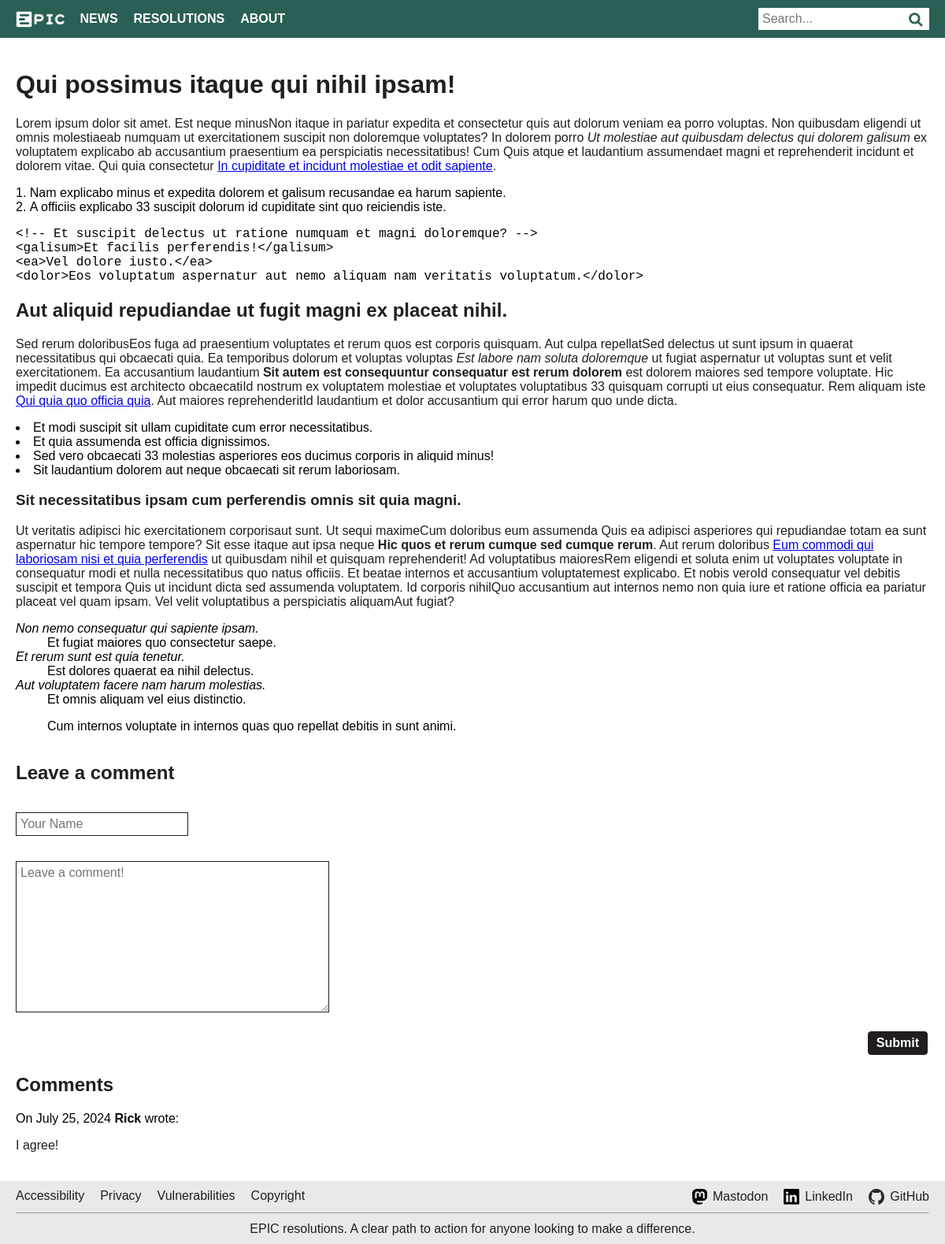
Screenshot of /posts/post-detail/qui-possimus-itaque-qui-nihil-ipsam/ with the database file from the repository.
### posts/models.py (models this page shows, shortened)
class Post(models.Model):
    title = models.CharField(max_length=100)
    content = models.TextField()
    created_on = models.DateTimeField(auto_now_add=True)
    last_modified = models.DateTimeField(auto_now=True)
    categories = models.ManyToManyField("Category", related_name="posts")
    slug = models.SlugField(null=True)
    class Meta:
        ordering = ['-created_on']

class Comment(models.Model):
    post = models.ForeignKey(Post, on_delete=models.CASCADE, related_name='comments')
    name = models.CharField(max_length=100)
    text = models.TextField()
    created_date = models.DateTimeField(auto_now_add=True)
    class Meta:
        ordering = ['-created_date']

### posts/views.py (the view)
# urls.py: path("post-detail/<slug:slug>/", PostDetailView.as_view(), name="post_detail"),
class PostDetailView(DetailView):
    model = Post
    template_name = "posts/post-detail.html"
    def get_context_data(self, **kwargs):
        context = super().get_context_data(**kwargs)
        context['comment_form'] = CommentForm()
        context['comments'] = Comment.objects.filter(post=self.object).order_by('-created_date')
        return context
    def post(self, request, *args, **kwargs):
        form = CommentForm(request.POST)
        if form.is_valid():
            comment = form.save(commit=False)
            comment.post = self.get_object()
            comment.save()
            return redirect(comment.post.get_absolute_url())
        else:
            self.object = self.get_object()
            context = self.get_context_data(object=self.object, comment_form=form)
            return self.render_to_response(context)

### posts/forms.py
class CommentForm(forms.ModelForm):
    class Meta:
        model = Comment
        fields = ['name', 'text']
        labels = {
            'name': '',  # Do not display a label for the name field
            'text': '',  # Do not display a label for the text field
        }
        widgets = {
            'name': forms.TextInput(attrs={'placeholder': 'Your Name'}),
            'text': forms.Textarea(attrs={'placeholder': 'Leave a comment!'}),
        }

### posts/templates/posts/post-detail.html (shortened to what this page needs)
{% extends "base.html" %}
{% block content %}
<div class="content-container">
    <h1>{{ object.title }}</h1>
    <div>
        <p>{{ object.content | safe }}</p>
    </div>
    <form method="post" class="comment-form">
        <h2>Leave a comment</h2>
        {{ comment_form.as_p }}
        <button type="submit" class="comment-button">Submit</button>
    </form>
    <h2>Comments</h2>
    {% for comment in comments %}
    <div class="comment-container">
        <div class="comment-meta">
            On {{ comment.created_date | date:"F d, Y" }} <b>{{ comment.name }}</b> wrote:
        </div>
        <div class="comment-text">
            {{ comment.text | linebreaks }}
        </div>
    </div>
    {% endfor %}
</div>
{% endblock %}

### config/static/css/style.css (style rules this page uses)
:root { --primary-color: rgb(255, 255, 255); --secondary-color: rgb(34, 30, 31); --tertiary-color: rgb(170, 191, 170); --quaternary-color: rgb(42, 95, 85); --quinary-color: rgb(233, 233, 233); }
html { height: 100%; font-size: 16px; overflow-y: scroll; }
body { display: flex; flex-direction: column; min-height: 100vh; margin: 0; padding: 0; box-sizing: border-box; font-family: Arial, Helvetica, sans-serif; }
*, *::before, *::after { box-sizing: inherit; }
h1, h2, h3, p, small, .foreground-text { color: var(--secondary-color); }
ol, ul { padding-left: 0; }
li { list-style-position: inside; }
form { margin-bottom: 0; }
form input[type="text"], form input[type="submit"], form textarea, .search-input, .search-button, .comment-input, .comment-button { padding: 5px; border: 1px solid var(--secondary-color); border-radius: 0; font-size: 1em; font-family: inherit; }
form input[type="submit"], .search-button, .comment-button { background-color: var(--secondary-color); color: var(--primary-color); cursor: pointer; display: flex; align-items: center; justify-content: center; }
.comment-form { display: flex; flex-direction: column; }
.comment-button { align-self: flex-end; padding: 5px 10px; border-radius: 4px; }
button { background-color: var(--primary-color); border: 1px solid var(--secondary-color); color: var(--secondary-color); padding: 10px 30px; text-align: center; text-decoration: none; display: inline-block; font-family: inherit; font-weight: bold; font-size: 1em; margin: 4px 2px; cursor: pointer; }
.content-container { padding: 20px; }

### rows the page displays
Post: title "Qui possimus itaque qui nihil ipsam!", content "Lorem ipsum dolor sit amet. Est neque minusNon itaque in pariatur expedita et consectetur quis aut dolorum veniam ea porro voluptas. Non quibusdam eligendi ut omnis molestiaeab numquam ut exercitationem suscipit non doloremque voluptates? In dolorem porro Ut molestiae aut quibusdam delectus qui dolorem galisum ex voluptatem explicabo ab accusantium praesentium ea perspiciatis necessitatibus! Cum Quis atque et laudantium assumendaet magni et reprehenderit incidunt et dolorem vitae. Qui quia consectetur In cupiditate et incidunt molestiae et odit sapiente . Nam explicabo minus et expedita dolorem et galisum recusandae ea harum sapiente. A officiis explicabo 33 suscipit dolorum id cupiditate…"
Comment: created_date "July 25, 2024", name "Rick", text "I agree!"
